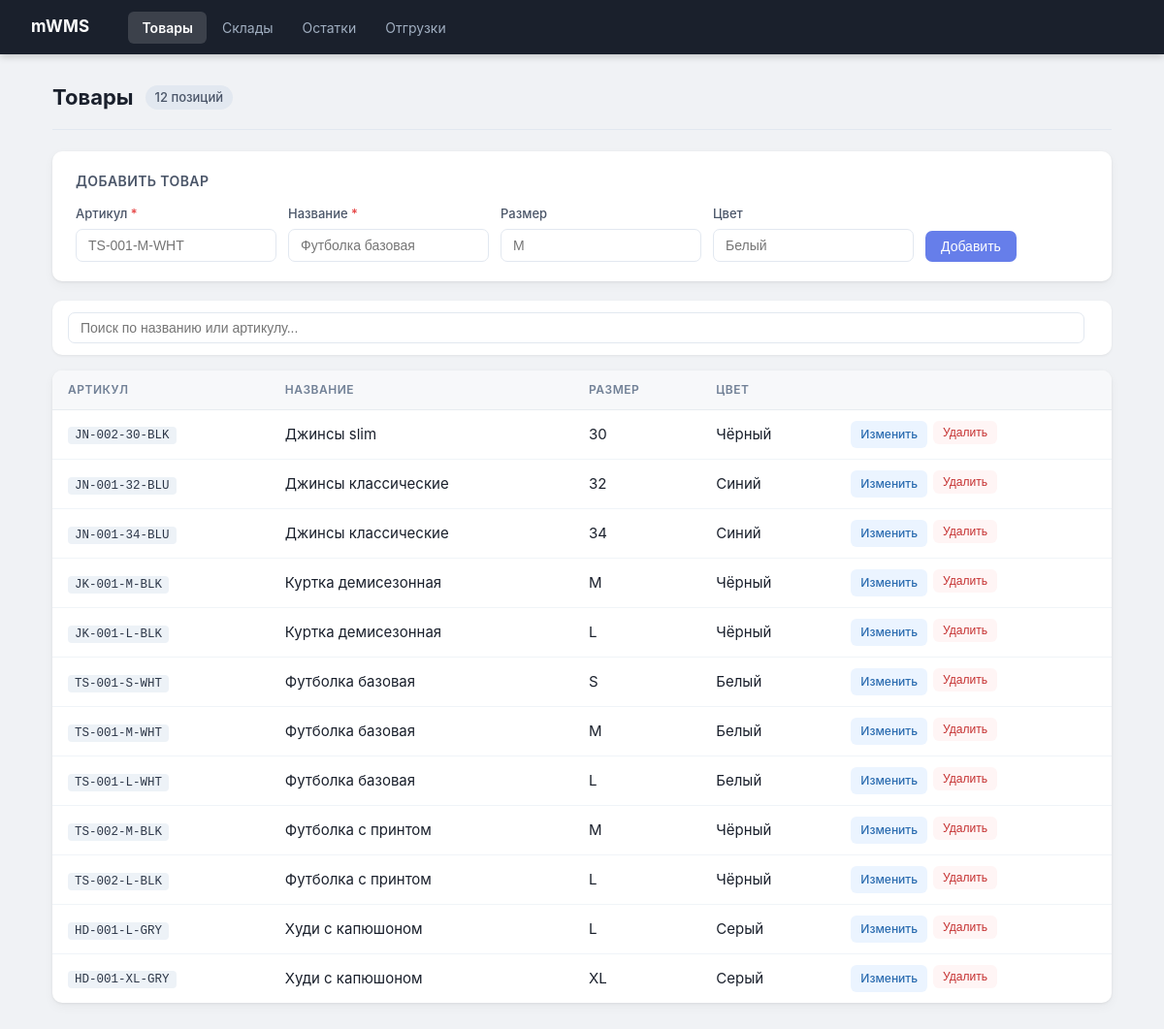
Page /products on the committed database.
### tables this page shows
CREATE TABLE products (
    id         INTEGER PRIMARY KEY AUTOINCREMENT,
    sku        TEXT    NOT NULL UNIQUE,   -- артикул
    name       TEXT    NOT NULL,
    size       TEXT,                      -- размер: S, M, L, XL и т.п.
    color      TEXT,                      -- цвет
    image_url  TEXT,                      -- ссылка на картинку (заполним потом)
    created_at TEXT    DEFAULT (date('now'))
);

### app.py (the view)
@app.route('/products')
def products():
    db = get_db()
    rows = db.execute('SELECT id, sku, name, size, color FROM products ORDER BY name').fetchall()
    return render_template('products.html', products=rows, form_data=None)

### app.py (called while the page is built)
def get_db():
    if 'db' not in g:
        conn = sqlite3.connect(DB_PATH)
        conn.row_factory = sqlite3.Row  # строки доступны по имени колонки
        g.db = conn
    return g.db

### templates/products.html (shortened to what this page needs)
{% extends "base.html" %}
{% block content %}
<div class="page-header">
    <h1>Товары</h1>
    <span class="badge">{{ products | length }} позиций</span>
</div>
<div class="card">
    <h2 class="card-title">Добавить товар</h2>
    <form method="POST" action="{{ url_for('product_add') }}" class="form-row">
        <div class="form-group">
            <label>Артикул <span class="required">*</span></label>
            <input type="text" name="sku" required placeholder="TS-001-M-WHT"
                   value="{{ form_data.sku if form_data else '' }}">
        </div>
        <div class="form-group">
            <label>Название <span class="required">*</span></label>
            <input type="text" name="name" required placeholder="Футболка базовая"
                   value="{{ form_data.name if form_data else '' }}">
        </div>
        <div class="form-group">
            <label>Размер</label>
            <input type="text" name="size" placeholder="M"
                   value="{{ form_data.size if form_data else '' }}">
        </div>
        <div class="form-group">
            <label>Цвет</label>
            <input type="text" name="color" placeholder="Белый"
                   value="{{ form_data.color if form_data else '' }}">
        </div>
        <div class="form-group form-group-btn">
            <button type="submit" class="btn btn-primary">Добавить</button>
        </div>
    </form>
</div>
<div class="filter-bar">
    <input type="text" id="products-search" placeholder="Поиск по названию или артикулу..." class="filter-input">
</div>
<table>
    <thead>
        <tr>
            <th>Артикул</th>
            <th>Название</th>
            <th>Размер</th>
            <th>Цвет</th>
            <th></th>
        </tr>
    </thead>
    <tbody>
        {% for p in products %}
        <tr>
            <td><code>{{ p.sku }}</code></td>
            <td>{{ p.name }}</td>
            <td>{{ p.size or '—' }}</td>
            <td>{{ p.color or '—' }}</td>
            <td class="actions">
                <a href="{{ url_for('product_edit', product_id=p.id) }}" class="btn btn-sm btn-edit">Изменить</a>
                <form method="POST" action="{{ url_for('product_delete', product_id=p.id) }}"
                      onsubmit="return confirm('Удалить товар «{{ p.name }}»?')">
                    <button type="submit" class="btn btn-sm btn-delete">Удалить</button>
                </form>
            </td>
        </tr>
        {% else %}
        <tr>
            <td colspan="5" class="empty">Товаров пока нет</td>
        </tr>
        {% endfor %}
    </tbody>
</table>
{% endblock %}

### templates/base.html (shortened to what this page needs)
<!DOCTYPE html>
<html lang="ru">
<head>
    <link rel="stylesheet" href="{{ url_for('static', filename='css/style.css') }}">
</head>
<body>
    <header>
        <div class="header-inner">
            <span class="logo">mWMS</span>
            <nav>
                <a href="{{ url_for('products') }}"
                   class="{{ 'active' if request.endpoint == 'products' or request.endpoint == 'product_edit' }}">Товары</a>
                <a href="{{ url_for('warehouses') }}"
                   class="{{ 'active' if request.endpoint == 'warehouses' or request.endpoint == 'warehouse_edit' }}">Склады</a>
                <a href="{{ url_for('stock') }}"
                   class="{{ 'active' if request.endpoint == 'stock' or request.endpoint == 'stock_edit' }}">Остатки</a>
                <a href="{{ url_for('shipments') }}"
                   class="{{ 'active' if request.endpoint in ('shipments', 'shipment_new', 'shipment_detail') }}">Отгрузки</a>
            </nav>
        </div>
    </header>
    <main>
        {% block content %}{% endblock %}
    </main>
</body>
</html>

### static/css/style.css (style rules this page uses)
* { box-sizing: border-box; margin: 0; padding: 0; }
body { font-family: -apple-system, BlinkMacSystemFont, 'Segoe UI', sans-serif; background: #f0f2f5; color: #1a202c; font-size: 15px; line-height: 1.5; }
header { background: #1a202c; color: #fff; padding: 0 32px; height: 56px; display: flex; align-items: center; box-shadow: 0 2px 8px rgba(0, 0, 0, 0.2); position: sticky; top: 0; z-index: 100; }
.header-inner { width: 100%; display: flex; align-items: center; gap: 40px; }
.logo { font-size: 17px; font-weight: 700; letter-spacing: 0.3px; white-space: nowrap; }
nav { display: flex; gap: 2px; }
nav a { color: #a0aec0; text-decoration: none; padding: 6px 14px; border-radius: 6px; font-size: 14px; transition: background 0.15s, color 0.15s; }
nav a.active { background: rgba(255, 255, 255, 0.15); color: #fff; font-weight: 600; }
main { max-width: 1140px; margin: 28px auto; padding: 0 24px; }
.page-header { display: flex; align-items: center; gap: 12px; margin-bottom: 22px; padding-bottom: 16px; border-bottom: 1px solid #e2e8f0; }
.page-header h1 { font-size: 22px; font-weight: 700; }
.badge { background: #e2e8f0; color: #4a5568; padding: 3px 10px; border-radius: 20px; font-size: 13px; font-weight: 500; }
table { width: 100%; border-collapse: collapse; background: #fff; border-radius: 10px; overflow: hidden; box-shadow: 0 1px 3px rgba(0, 0, 0, 0.07), 0 4px 12px rgba(0, 0, 0, 0.04); }
thead { background: #f7f8fa; }
th { text-align: left; padding: 11px 16px; font-size: 12px; font-weight: 600; color: #718096; text-transform: uppercase; letter-spacing: 0.5px; border-bottom: 1px solid #e8ecf0; }
td { padding: 11px 16px; border-bottom: 1px solid #f0f4f8; vertical-align: middle; }
tbody tr:last-child td { border-bottom: none; }
td a { color: #3b82f6; text-decoration: none; }
code { background: #edf2f7; padding: 2px 7px; border-radius: 4px; font-size: 12.5px; font-family: 'Courier New', monospace; color: #2d3748; }
.card { background: #fff; border-radius: 10px; padding: 20px 24px; margin-bottom: 20px; box-shadow: 0 1px 3px rgba(0, 0, 0, 0.07), 0 4px 12px rgba(0, 0, 0, 0.04); }
.card-title { font-size: 14px; font-weight: 600; margin-bottom: 14px; color: #4a5568; text-transform: uppercase; letter-spacing: 0.4px; }
.form-row { display: flex; flex-wrap: wrap; gap: 12px; align-items: flex-end; }
.form-group { display: flex; flex-direction: column; gap: 5px; }
.form-group label { font-size: 13px; font-weight: 500; color: #4a5568; }
.form-group input, .form-group select, .form-group textarea { padding: 8px 12px; border: 1.5px solid #e2e8f0; border-radius: 7px; font-size: 14px; color: #1a202c; background: #fff; outline: none; transition: border-color 0.15s, box-shadow 0.15s; min-width: 160px; }
.form-group-btn { justify-content: flex-end; }
.required { color: #e53e3e; }
.btn { display: inline-flex; align-items: center; gap: 6px; padding: 8px 16px; border-radius: 7px; font-size: 14px; font-weight: 500; cursor: pointer; border: none; text-decoration: none; transition: opacity 0.15s, transform 0.1s; white-space: nowrap; }
.btn-primary { background: #667eea; color: #fff; }
.btn-sm { padding: 5px 10px; font-size: 12px; border-radius: 6px; }
.btn-edit { background: #ebf4ff; color: #2b6cb0; }
.btn-delete { background: #fff5f5; color: #c53030; }
.actions { display: flex; gap: 6px; white-space: nowrap; }
.actions form { display: inline; }
.filter-bar { display: flex; flex-wrap: wrap; align-items: center; gap: 8px; margin-bottom: 16px; padding: 12px 16px; background: #fff; border-radius: 10px; box-shadow: 0 1px 3px rgba(0, 0, 0, 0.07); }
.filter-input { flex: 1; min-width: 200px; padding: 7px 12px; border: 1.5px solid #e2e8f0; border-radius: 7px; font-size: 14px; color: #1a202c; outline: none; transition: border-color 0.15s; }

### rows in the picture
products: sku "JN-002-30-BLK", name "Джинсы slim", size "30", color "Чёрный"
products: sku "JN-001-32-BLU", name "Джинсы классические", size "32", color "Синий"
products: sku "JN-001-34-BLU", name "Джинсы классические", size "34", color "Синий"
products: sku "JK-001-M-BLK", name "Куртка демисезонная", size "M", color "Чёрный"
products: sku "JK-001-L-BLK", name "Куртка демисезонная", size "L", color "Чёрный"
products: sku "TS-001-S-WHT", name "Футболка базовая", size "S", color "Белый"
products: sku "TS-001-M-WHT", name "Футболка базовая", size "M", color "Белый"
products: sku "TS-001-L-WHT", name "Футболка базовая", size "L", color "Белый"
products: sku "TS-002-M-BLK", name "Футболка с принтом", size "M", color "Чёрный"
products: sku "TS-002-L-BLK", name "Футболка с принтом", size "L", color "Чёрный"
products: sku "HD-001-L-GRY", name "Худи с капюшоном", size "L", color "Серый"
products: sku "HD-001-XL-GRY", name "Худи с капюшоном", size "XL", color "Серый"

### other values in the picture
{{ products | length }} "12"
